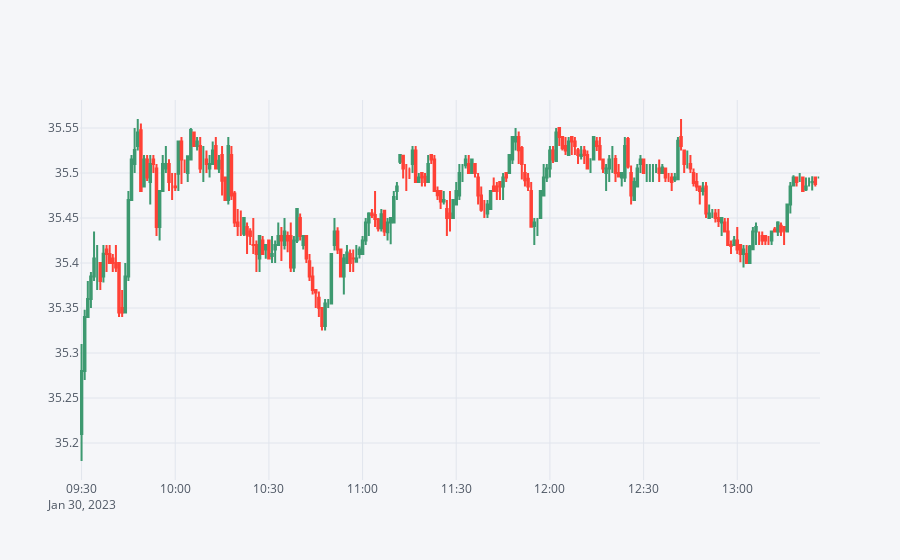

Write notebook code for a chart like this one.
### Code cell
#Candle Plot
bac_candle = BAC[['Open', 'Close', 'High', 'Low']]
bac_candle.iplot(kind='candle')

### Figure 1 — Plotly figure (JSON) as saved in the notebook; plotly's stock layout.template omitted (floating-point values rounded to 4 significant figures; data arrays with more than 128 entries replaced by an {"elided": "..."} marker saying what was removed)
{"data": [{"close": {"elided": "237 float values"}, "high": {"elided": "237 float values"}, "low": {"elided": "237 float values"}, "open": {"elided": "237 float values"}, "showlegend": false, "type": "candlestick", "x": {"elided": "237 str values"}, "yaxis": "y2"}], "layout": {"autosize": true, "legend": {"bgcolor": "#F5F6F9", "font": {"color": "#4D5663"}}, "paper_bgcolor": "#F5F6F9", "plot_bgcolor": "#F5F6F9", "title": {"font": {"color": "#4D5663"}}, "xaxis": {"autorange": true, "gridcolor": "#E1E5ED", "range": ["2023-01-30 09:29:30", "2023-01-30 13:26:30"], "rangeslider": {"visible": false, "yaxis2": {}}, "showgrid": true, "tickfont": {"color": "#4D5663"}, "title": {"font": {"color": "#4D5663"}, "text": ""}, "type": "date", "zerolinecolor": "#E1E5ED"}, "yaxis": {"gridcolor": "#E1E5ED", "showgrid": true, "showticklabels": false, "tickfont": {"color": "#4D5663"}, "title": {"font": {"color": "#4D5663"}, "text": ""}, "zerolinecolor": "#E1E5ED"}, "yaxis2": {"autorange": true, "gridcolor": "#E1E5ED", "range": [35.16, 35.58], "showgrid": true, "tickfont": {"color": "#4D5663"}, "title": {"font": {"color": "#4D5663"}, "text": ""}, "zerolinecolor": "#E1E5ED"}}}
